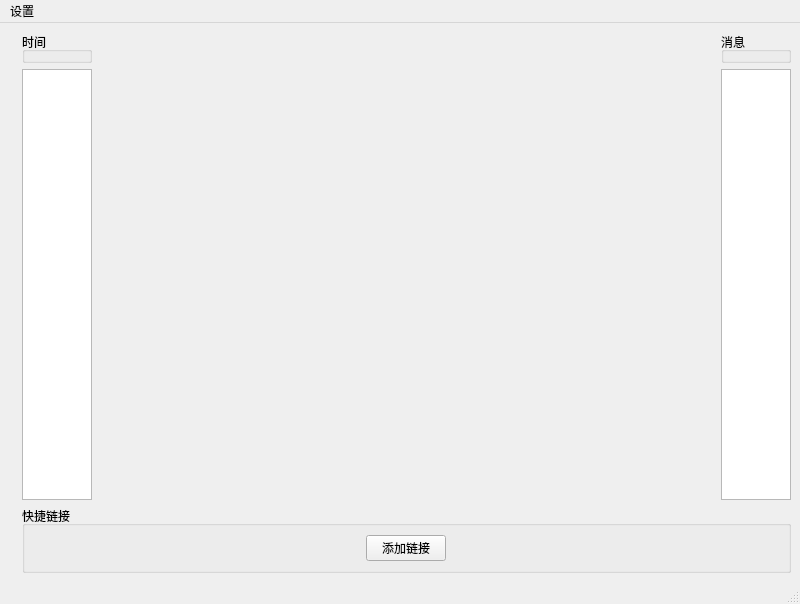
<?xml version="1.0" encoding="UTF-8"?>
<ui version="4.0">
 <class>MainWindow</class>
 <widget class="QMainWindow" name="MainWindow">
  <property name="geometry">
   <rect>
    <x>0</x>
    <y>0</y>
    <width>800</width>
    <height>604</height>
   </rect>
  </property>
  <property name="windowTitle">
   <string>MainWindow</string>
  </property>
  <property name="locale">
   <locale language="Chinese" country="China"/>
  </property>
  <widget class="QWidget" name="centralwidget">
   <layout class="QGridLayout" name="gridLayout">
    <item row="1" column="4">
     <widget class="QTableView" name="Schedule_TableView">
      <property name="sizePolicy">
       <sizepolicy hsizetype="Fixed" vsizetype="Expanding">
        <horstretch>0</horstretch>
        <verstretch>0</verstretch>
       </sizepolicy>
      </property>
      <property name="font">
       <font>
        <pointsize>20</pointsize>
       </font>
      </property>
      <property name="acceptDrops">
       <bool>true</bool>
      </property>
      <property name="sizeAdjustPolicy">
       <enum>QAbstractScrollArea::AdjustToContents</enum>
      </property>
      <property name="editTriggers">
       <set>QAbstractItemView::NoEditTriggers</set>
      </property>
      <property name="dragEnabled">
       <bool>true</bool>
      </property>
      <property name="selectionMode">
       <enum>QAbstractItemView::SingleSelection</enum>
      </property>
      <attribute name="horizontalHeaderVisible">
       <bool>true</bool>
      </attribute>
      <attribute name="horizontalHeaderCascadingSectionResizes">
       <bool>true</bool>
      </attribute>
      <attribute name="horizontalHeaderHighlightSections">
       <bool>true</bool>
      </attribute>
      <attribute name="horizontalHeaderShowSortIndicator" stdset="0">
       <bool>false</bool>
      </attribute>
      <attribute name="verticalHeaderVisible">
       <bool>false</bool>
      </attribute>
      <attribute name="verticalHeaderHighlightSections">
       <bool>false</bool>
      </attribute>
      <attribute name="verticalHeaderShowSortIndicator" stdset="0">
       <bool>false</bool>
      </attribute>
     </widget>
    </item>
    <item row="0" column="0">
     <widget class="QLabel" name="title_main">
      <property name="text">
       <string/>
      </property>
      <property name="alignment">
       <set>Qt::AlignCenter</set>
      </property>
     </widget>
    </item>
    <item row="0" column="4">
     <widget class="QGroupBox" name="groupBox_messageArea">
      <property name="title">
       <string>消息</string>
      </property>
     </widget>
    </item>
    <item row="1" column="3">
     <spacer name="horizontalSpacer_2">
      <property name="orientation">
       <enum>Qt::Horizontal</enum>
      </property>
      <property name="sizeType">
       <enum>QSizePolicy::Expanding</enum>
      </property>
      <property name="sizeHint" stdset="0">
       <size>
        <width>40</width>
        <height>20</height>
       </size>
      </property>
     </spacer>
    </item>
    <item row="1" column="1">
     <widget class="QTableView" name="Onduty_TableView">
      <property name="sizePolicy">
       <sizepolicy hsizetype="Fixed" vsizetype="Expanding">
        <horstretch>0</horstretch>
        <verstretch>0</verstretch>
       </sizepolicy>
      </property>
      <property name="font">
       <font>
        <pointsize>20</pointsize>
       </font>
      </property>
      <property name="acceptDrops">
       <bool>true</bool>
      </property>
      <property name="sizeAdjustPolicy">
       <enum>QAbstractScrollArea::AdjustToContents</enum>
      </property>
      <property name="editTriggers">
       <set>QAbstractItemView::NoEditTriggers</set>
      </property>
      <property name="dragEnabled">
       <bool>true</bool>
      </property>
      <property name="selectionMode">
       <enum>QAbstractItemView::SingleSelection</enum>
      </property>
      <attribute name="horizontalHeaderVisible">
       <bool>true</bool>
      </attribute>
      <attribute name="horizontalHeaderHighlightSections">
       <bool>true</bool>
      </attribute>
      <attribute name="verticalHeaderVisible">
       <bool>false</bool>
      </attribute>
      <attribute name="verticalHeaderHighlightSections">
       <bool>false</bool>
      </attribute>
     </widget>
    </item>
    <item row="0" column="1">
     <widget class="QGroupBox" name="groupBox_timeArea">
      <property name="sizePolicy">
       <sizepolicy hsizetype="Preferred" vsizetype="Preferred">
        <horstretch>0</horstretch>
        <verstretch>0</verstretch>
       </sizepolicy>
      </property>
      <property name="title">
       <string>时间</string>
      </property>
     </widget>
    </item>
    <item row="2" column="1" colspan="4">
     <widget class="QGroupBox" name="groupBox_appLink">
      <property name="sizePolicy">
       <sizepolicy hsizetype="Preferred" vsizetype="Preferred">
        <horstretch>0</horstretch>
        <verstretch>0</verstretch>
       </sizepolicy>
      </property>
      <property name="title">
       <string>快捷链接</string>
      </property>
      <layout class="QHBoxLayout" name="Layout_groupBox_Applications">
       <item>
        <widget class="QPushButton" name="PushButton_MoreApp">
         <property name="sizePolicy">
          <sizepolicy hsizetype="Fixed" vsizetype="Fixed">
           <horstretch>0</horstretch>
           <verstretch>0</verstretch>
          </sizepolicy>
         </property>
         <property name="maximumSize">
          <size>
           <width>16777215</width>
           <height>16777215</height>
          </size>
         </property>
         <property name="acceptDrops">
          <bool>true</bool>
         </property>
         <property name="text">
          <string>添加链接</string>
         </property>
        </widget>
       </item>
      </layout>
     </widget>
    </item>
   </layout>
  </widget>
  <widget class="QMenuBar" name="menubar">
   <property name="geometry">
    <rect>
     <x>0</x>
     <y>0</y>
     <width>800</width>
     <height>24</height>
    </rect>
   </property>
   <widget class="QMenu" name="menu">
    <property name="title">
     <string>设置</string>
    </property>
   </widget>
   <addaction name="menu"/>
  </widget>
  <widget class="QStatusBar" name="statusbar"/>
 </widget>
 <resources/>
 <connections/>
</ui>
